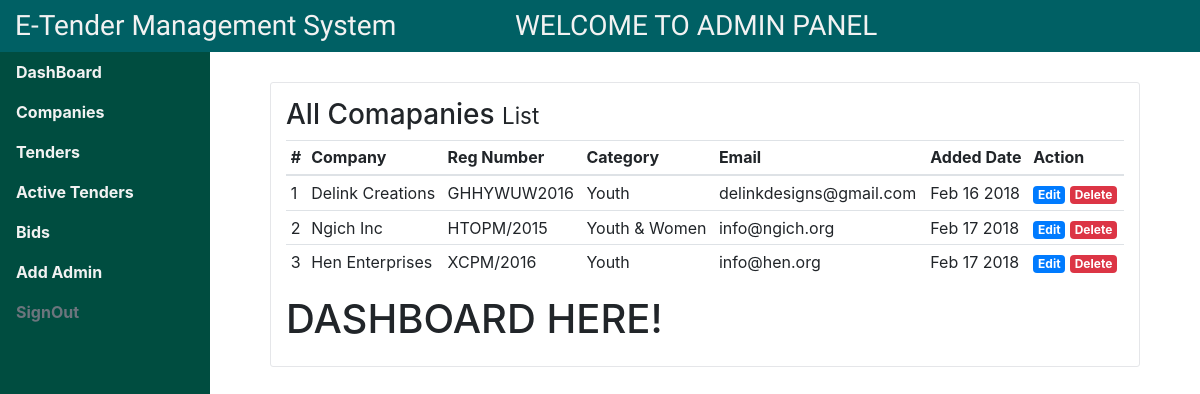
The page /admin/index.php?page=addcompany on the database its author committed.
### tables this page shows
CREATE TABLE `companies` (
  `_id` int(11) NOT NULL,
  `company_reg` varchar(100) NOT NULL,
  `company_pin` varchar(100) NOT NULL,
  `company_name` varchar(100) NOT NULL,
  `comany_phone` varchar(100) NOT NULL,
  `company_email` varchar(100) NOT NULL,
  `company_cat` varchar(50) NOT NULL,
  `dateadded` timestamp NOT NULL DEFAULT CURRENT_TIMESTAMP
);

### admin/addcompany.php (the view, shortened to what this page needs)
<h3>All Comapanies <small>List</small></h3>
<div>
  <table class="table table-sm table-hover">
    <thead>
      <tr>
        <th scope="col">#</th>
        <th scope="col">Company</th>
        <th scope="col">Reg Number</th>
        <th scope="col">Category</th>
        <th scope="col">Email</th>
        <th scope="col">Added Date</th>
        <th scope="col">Action</th>
      </tr>
    </thead>
    <tbody>
      <?php
        $c_sql = mysqli_query($db, "SELECT * FROM companies");
        $rowNo = 0;
        while ($row = mysqli_fetch_assoc($c_sql)) {
          $c_id = $row['_id'];
          $c_name = $row['company_name'];
          $c_reg = $row['company_reg'];
          $c_cat = $row['company_cat'];
          $c_email = $row['company_email'];
          $c_date = date('M d Y', strtotime($row['dateadded']));
          $rowNo ++;
          switch ($c_cat) {
            case 'y':
              $category = "Youth";
              break;
            case 'yw':
              $category = "Youth & Women";
              break;
          }
          echo "
            <tr>
              <td>$rowNo</td>
              <td>$c_name</td>
              <td>$c_reg</td>
              <td>$category</td>
              <td>$c_email</td>
              <td>$c_date</td>
              <td>
                <a href='$c_id' class='badge badge-primary'>Edit</a>
                <a href='$c_id' class='badge badge-danger'>Delete</a>
              </td>
            </tr>
          ";
        }
      ?>
    </tbody>
  </table>
</div>

### rows shown on the page
companies: company_name "Delink Creations", company_reg "GHHYWUW2016", company_cat "Youth", company_email "delinkdesigns@gmail.com", dateadded "Feb 16 2018"
companies: company_name "Ngich Inc", company_reg "HTOPM/2015", company_cat "Youth & Women", company_email "info@ngich.org", dateadded "Feb 17 2018"
companies: company_name "Hen Enterprises", company_reg "XCPM/2016", company_cat "Youth", company_email "info@hen.org", dateadded "Feb 17 2018"
